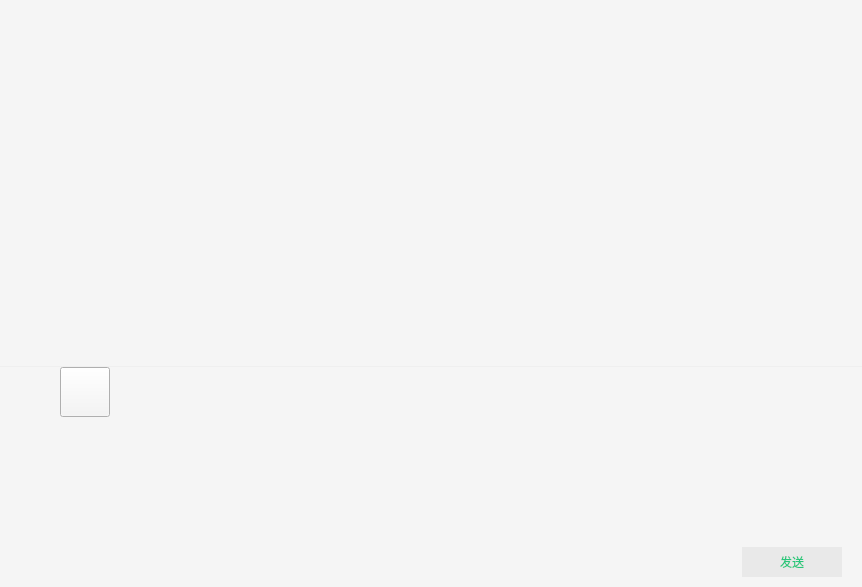
<?xml version="1.0" encoding="UTF-8"?>
<ui version="4.0">
 <class>Groupchat_windows</class>
 <widget class="QWidget" name="Groupchat_windows">
  <property name="geometry">
   <rect>
    <x>0</x>
    <y>0</y>
    <width>862</width>
    <height>587</height>
   </rect>
  </property>
  <property name="windowTitle">
   <string>Form</string>
  </property>
  <layout class="QGridLayout" name="gridLayout_2">
   <property name="leftMargin">
    <number>0</number>
   </property>
   <property name="topMargin">
    <number>0</number>
   </property>
   <property name="rightMargin">
    <number>0</number>
   </property>
   <property name="bottomMargin">
    <number>0</number>
   </property>
   <property name="horizontalSpacing">
    <number>0</number>
   </property>
   <property name="verticalSpacing">
    <number>1</number>
   </property>
   <item row="0" column="0">
    <widget class="QListWidget" name="listWidget">
     <property name="styleSheet">
      <string notr="true">border:none;
background-color: rgb(245,245,245);
</string>
     </property>
    </widget>
   </item>
   <item row="1" column="0">
    <widget class="QWidget" name="widget_2" native="true">
     <property name="minimumSize">
      <size>
       <width>0</width>
       <height>220</height>
      </size>
     </property>
     <property name="maximumSize">
      <size>
       <width>16777215</width>
       <height>220</height>
      </size>
     </property>
     <property name="styleSheet">
      <string notr="true">background-color: rgb(245,245,245);</string>
     </property>
     <layout class="QGridLayout" name="gridLayout">
      <property name="leftMargin">
       <number>0</number>
      </property>
      <property name="topMargin">
       <number>0</number>
      </property>
      <property name="rightMargin">
       <number>0</number>
      </property>
      <property name="bottomMargin">
       <number>0</number>
      </property>
      <property name="spacing">
       <number>0</number>
      </property>
      <item row="1" column="0">
       <spacer name="horizontalSpacer_3">
        <property name="orientation">
         <enum>Qt::Horizontal</enum>
        </property>
        <property name="sizeType">
         <enum>QSizePolicy::Fixed</enum>
        </property>
        <property name="sizeHint" stdset="0">
         <size>
          <width>15</width>
          <height>20</height>
         </size>
        </property>
       </spacer>
      </item>
      <item row="1" column="1">
       <widget class="QTextEdit" name="textEditWrite">
        <property name="font">
         <font>
          <family>微软雅黑 Light</family>
          <pointsize>10</pointsize>
         </font>
        </property>
        <property name="styleSheet">
         <string notr="true">border:none;
background-color: rgb(245,245,245);
left-margin: 10px;</string>
        </property>
       </widget>
      </item>
      <item row="0" column="0" colspan="2">
       <widget class="QWidget" name="widget_3" native="true">
        <property name="minimumSize">
         <size>
          <width>0</width>
          <height>50</height>
         </size>
        </property>
        <property name="maximumSize">
         <size>
          <width>16777215</width>
          <height>50</height>
         </size>
        </property>
        <property name="styleSheet">
         <string notr="true">background-color: rgb(245,245,245);</string>
        </property>
        <layout class="QGridLayout" name="gridLayout_4">
         <property name="leftMargin">
          <number>10</number>
         </property>
         <property name="topMargin">
          <number>0</number>
         </property>
         <property name="rightMargin">
          <number>0</number>
         </property>
         <property name="bottomMargin">
          <number>0</number>
         </property>
         <property name="spacing">
          <number>0</number>
         </property>
         <item row="0" column="0">
          <widget class="QPushButton" name="emoji">
           <property name="minimumSize">
            <size>
             <width>50</width>
             <height>50</height>
            </size>
           </property>
           <property name="maximumSize">
            <size>
             <width>50</width>
             <height>50</height>
            </size>
           </property>
           <property name="styleSheet">
            <string notr="true">QPushButton#emoji{
border:none;
}
QPushButton#emoji:hover{
background-color: rgb(208, 208, 208);
border:none;
}
QPushiButton#emoji:pressed{
background-color: rgb(157, 157, 157);
border:none;
}</string>
           </property>
           <property name="text">
            <string/>
           </property>
          </widget>
         </item>
         <item row="0" column="1">
          <widget class="QPushButton" name="send_file">
           <property name="minimumSize">
            <size>
             <width>50</width>
             <height>50</height>
            </size>
           </property>
           <property name="maximumSize">
            <size>
             <width>50</width>
             <height>50</height>
            </size>
           </property>
           <property name="styleSheet">
            <string notr="true">QPushButton#send_file{
border:none;
}
QPushButton#send_file:hover{
background-color: rgb(208, 208, 208);
border:none;
}
QPushiButton#send_file:pressed{
background-color: rgb(157, 157, 157);
border:none;
}</string>
           </property>
           <property name="text">
            <string/>
           </property>
          </widget>
         </item>
         <item row="0" column="2">
          <widget class="QPushButton" name="prtsc">
           <property name="minimumSize">
            <size>
             <width>50</width>
             <height>50</height>
            </size>
           </property>
           <property name="maximumSize">
            <size>
             <width>50</width>
             <height>50</height>
            </size>
           </property>
           <property name="styleSheet">
            <string notr="true">border:none;</string>
           </property>
           <property name="text">
            <string/>
           </property>
          </widget>
         </item>
         <item row="0" column="3">
          <widget class="QPushButton" name="history">
           <property name="minimumSize">
            <size>
             <width>50</width>
             <height>50</height>
            </size>
           </property>
           <property name="maximumSize">
            <size>
             <width>50</width>
             <height>50</height>
            </size>
           </property>
           <property name="styleSheet">
            <string notr="true">QPushButton#history{
border:none;
}
QPushButton#history:hover{
background-color: rgb(208, 208, 208);
border:none;
}
QPushiButton#history:pressed{
background-color: rgb(157, 157, 157);
border:none;
}</string>
           </property>
           <property name="text">
            <string/>
           </property>
          </widget>
         </item>
         <item row="0" column="4">
          <spacer name="horizontalSpacer_2">
           <property name="orientation">
            <enum>Qt::Horizontal</enum>
           </property>
           <property name="sizeHint" stdset="0">
            <size>
             <width>40</width>
             <height>20</height>
            </size>
           </property>
          </spacer>
         </item>
        </layout>
       </widget>
      </item>
      <item row="2" column="0" colspan="3">
       <widget class="QWidget" name="widget" native="true">
        <property name="minimumSize">
         <size>
          <width>0</width>
          <height>50</height>
         </size>
        </property>
        <property name="maximumSize">
         <size>
          <width>16777215</width>
          <height>50</height>
         </size>
        </property>
        <property name="styleSheet">
         <string notr="true">QWidget#widget{background-color: rgb(245,245,245);}
</string>
        </property>
        <layout class="QGridLayout" name="gridLayout_3">
         <property name="leftMargin">
          <number>0</number>
         </property>
         <property name="topMargin">
          <number>5</number>
         </property>
         <property name="rightMargin">
          <number>20</number>
         </property>
         <property name="bottomMargin">
          <number>5</number>
         </property>
         <property name="spacing">
          <number>0</number>
         </property>
         <item row="0" column="1">
          <widget class="QPushButton" name="pushButton">
           <property name="minimumSize">
            <size>
             <width>100</width>
             <height>30</height>
            </size>
           </property>
           <property name="maximumSize">
            <size>
             <width>100</width>
             <height>30</height>
            </size>
           </property>
           <property name="styleSheet">
            <string notr="true">QPushButton#pushButton{
font: 11pt &quot;幼圆&quot;;
color:rgb(40,199,123);
background-color: rgb(233,233,233);
border:none;
}
QPushButton#pushButton:hover{
background-color: rgb(183, 183, 183);
}</string>
           </property>
           <property name="text">
            <string>发送</string>
           </property>
           <property name="shortcut">
            <string>Ctrl+S</string>
           </property>
          </widget>
         </item>
         <item row="0" column="0">
          <spacer name="horizontalSpacer">
           <property name="orientation">
            <enum>Qt::Horizontal</enum>
           </property>
           <property name="sizeHint" stdset="0">
            <size>
             <width>40</width>
             <height>20</height>
            </size>
           </property>
          </spacer>
         </item>
        </layout>
       </widget>
      </item>
      <item row="0" column="2" rowspan="2">
       <widget class="QListWidget" name="listWidgetGroupNumbers">
        <property name="minimumSize">
         <size>
          <width>200</width>
          <height>0</height>
         </size>
        </property>
        <property name="maximumSize">
         <size>
          <width>200</width>
          <height>16777215</height>
         </size>
        </property>
        <property name="styleSheet">
         <string notr="true">border:none;
background-color: rgb(245,245,245);
font: 16pt &quot;Eras Demi ITC&quot;;
</string>
        </property>
       </widget>
      </item>
     </layout>
    </widget>
   </item>
  </layout>
 </widget>
 <resources/>
 <connections/>
</ui>
